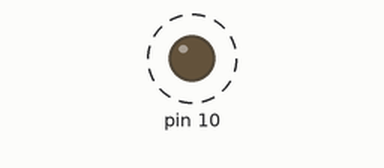
This sketch was run on a simulated Arduino Uno, built with avr-gcc and run on an emulated ATmega328P. Parts: output pins drawn as LEDs (lit = HIGH). Dashed ring = blinking.

Above: at 0.2 s.
Timing chart, 0 to 3.0 s (numbered marks = the images above):
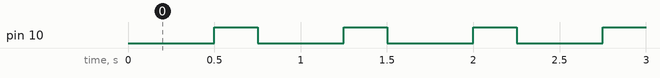

The sketch:

Blinky841.ino
```cpp
#include "pins.h"
#include <BlinkLED.h>

BlinkLED blinker(10, 250, 500);

void setup() {
	// put your setup code here, to run once:
}

void loop() {
	// put your main code here, to run repeatedly:
	blinker.loop();
}
```

pins.h
```cpp
#ifndef PINS
#define PINS

// Arduino Pins
// DIGITAL I/O
// Port D
// D0 UART RX, PCINT16, PD0
// D1 UART TX, PCINT17, PD1
// D2 INT 0, PCINT18, PD2
// D3 INT 1, PCINT19, PD3, OC2B, PWM output
// D4 PCINT20, XCK, T0, PD4
// D5 PCINT21, OC0B, T1, PD5, PWM
// D6 PCINT22, OC0A, AIN0, PD6, PWM
// D7 PCINT23, AIN1, PD7

// Port B
// D8 PCINT0, CLK0, ICP1, PB0
// D9 PCINT1, OC1A, PB1, PWM
// ** SD Card (SPI) uses pins 10, 11, 12, 13
// D10 SPI SS, PCINT2, PB2, PWM
// D11 SPI MOSI, PCINT3, PB3, PWM
// D12 SPI MISO, PCINT4, PB4
// D13 SPI SCK, PCINT5, PB5, LED

// ANALOGUE I/O
// Port C
// A0 PCINT8, ADC0, PC0
// A1 PCINT9, ADC1, PC1
// A2 PCINT10, ADC2, PC2
// A3 PCINT11, ADC3, PC3
// A4 I2C SDA, PCINT12, PC4
// A5 I2C SCL, PCINT13, PC5


// Freetronics LeoStick Pins
// D0 PD2 INT2 RXD1
// D1 PD3 INT3 TXD1
// D2 PD1 INT1 SDA
// D3 PD0 INT0 SCL OC0B
// D4 A6 PD4 ICP1 ADC8
// D5 PC6 OC3A ¬OC4A
// D6 A8 PD7 OC4D ADC10 T0
// D7 PE6 INT6 AIN0
// D8 A9 PB4 ADC11
// D9 A10 PB5 OC1A ¬OC4B ADC12 (LED2 Green)
//#define GREEN_LED 9
// D10 A11 PB6 OC1B OC4B ADC13 (LED2 Blue)
//#define BLUE_LED 10
// D11 PB7 OC0A OC1C RTS (Piezo)
//#define PIEZO 11
// D12 PD6 OC4D ADC9
// D13 PC7 ICP3 CLK0 OC4A (LED2 Red)
//#define RED_LED 13

// A0 PF7 ADC7 TDI
// A1 PF6 ADC6 TDO
// A2 PF5 ADC5 TMS
// A3 PF4 ADC4 TCK
// A4 PF1 ADC1
// A5 PF0 ADC0


#endif

// PWM notes: http://playground.arduino.cc/Main/TimerPWMCheatsheet
```

Measured:
- by itself, pin 10: alternates HIGH for 0.25 s and LOW for 0.50 s
